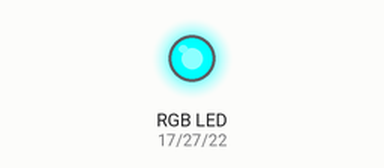
A program run on a simulated Raspberry Pi (BCM pin numbers). Parts: an RGB LED mixed from three pins (HIGH = lit).

Above: at 0.5 s.
At 1.5 s:
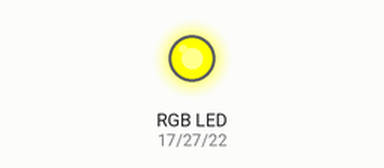
At 5.5 s:
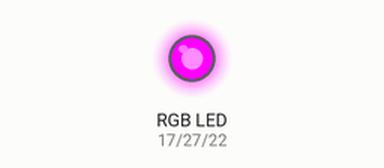
Timing chart, 0 to 6.9 s (numbered marks = the images above):
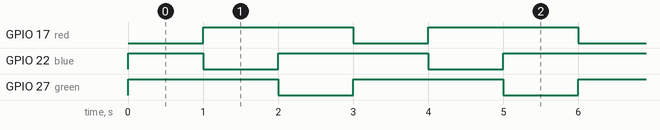

The program:

rgb_blink.py
```python
# LED RGB 깜빡이기

import RPi.GPIO as GPIO
import time

# is_run = True
red = 17
green = 27
blue = 22

GPIO.setmode(GPIO.BCM)
GPIO.setup(red, GPIO.OUT)
GPIO.setup(green, GPIO.OUT)
GPIO.setup(blue, GPIO.OUT)

try:
    while True:
        GPIO.output(red, False)
        GPIO.output(green, True)
        GPIO.output(blue, True)
        time.sleep(1)
        GPIO.output(red, True)
        GPIO.output(green, True)
        GPIO.output(blue, False)
        time.sleep(1)
        GPIO.output(red, True)
        GPIO.output(green, False)
        GPIO.output(blue, True)
        time.sleep(1)
        # GPIO.output(red, True)
        # time.sleep(1)
        # GPIO.output(red, False)
        # GPIO.output(green, True)
        # time.sleep(1)
        # GPIO.output(green, False)
        # GPIO.output(blue, True)

except KeyboardInterrupt:
    GPIO.cleanup()
```

Measured:
- by itself, GPIO 17 (red), GPIO 27 (green): alternates HIGH for 2.0 s and LOW for 1.0 s
- by itself, GPIO 22 (blue): repeats every 3.0 s: LOW 1.0 s, HIGH 2.0 s
- by itself, everything shown: repeats every 3.0 s, in 3 steps
